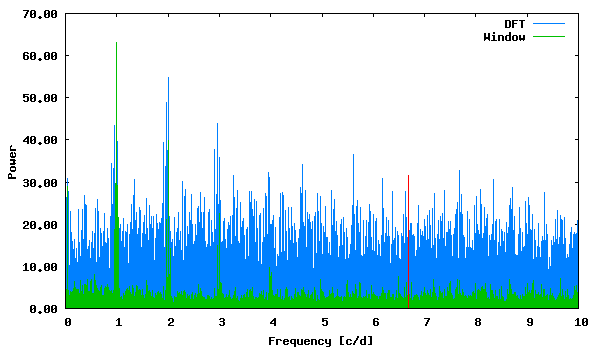

Here is the gnuplot script that generated this plot:
set term png size 600,350 medium
set colors classic
set output "phase_lc_19.deeming.png"
set xlabel "Frequency [c/d]"
set ylabel "Power"
set format y "%5.2f"
plot "deeming.periodogram" using 1:2 with lines linecolor 3 title "DFT", "deeming.periodogram" using 1:3 with lines linecolor 2 title "Window", "<echo '6.678313 31.62704659'" with impulses linecolor 1 title ""
 
